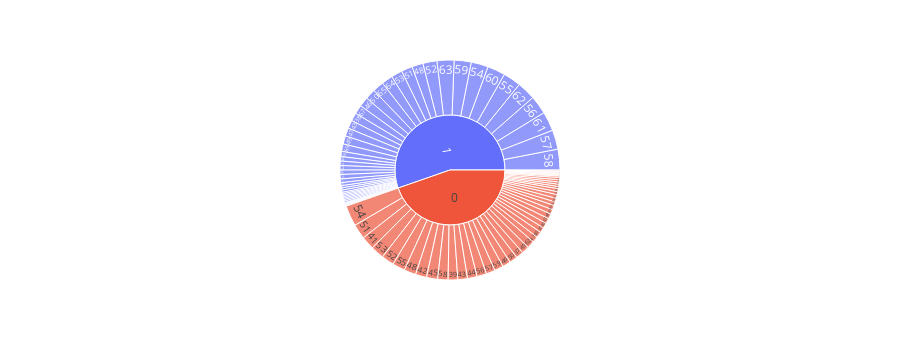

The notebook cell this image was saved under:
### Code cell
# We can chnage it by clicking on 1 and 0
px.sunburst(heart_df, path = ['HeartDisease' , 'Age'])

### Figure 1 — Plotly figure (JSON) as saved in the notebook; plotly's stock layout.template omitted (floating-point values rounded to 4 significant figures)
{"data": [{"branchvalues": "total", "domain": {"x": [0, 1], "y": [0, 1]}, "hovertemplate": "labels=%{label}<br>count=%{value}<br>parent=%{parent}<br>id=%{id}<extra></extra>", "ids": ["0/28", "0/29", "0/30", "0/31", "1/31", "0/32", "1/32", "0/33", "1/33", "0/34", "1/34", "0/35", "1/35", "0/36", "1/36", "0/37", "1/37", "0/38", "1/38", "0/39", "1/39", "0/40", "1/40", "0/41", "1/41", "0/42", "1/42", "0/43", "1/43", "0/44", "1/44", "0/45", "1/45", "0/46", "1/46", "0/47", "1/47", "0/48", "1/48", "0/49", "1/49", "0/50", "1/50", "0/51", "1/51", "0/52", "1/52", "0/53", "1/53", "0/54", "1/54", "0/55", "1/55", "0/56", "1/56", "0/57", "1/57", "0/58", "1/58", "0/59", "1/59", "0/60", "1/60", "0/61", "1/61", "0/62", "1/62", "0/63", "1/63", "0/64", "1/64", "0/65", "1/65", "0/66", "1/66", "0/67", "1/67", "0/68", "1/68", "0/69", "1/69", "0/70", "1/70", "0/71", "1/71", "0/72", "1/72", "1/73", "0/74", "1/74", "0/75", "1/75", "0/76", "1/76", "1/77", "0", "1"], "labels": ["28", "29", "30", "31", "31", "32", "32", "33", "33", "34", "34", "35", "35", "36", "36", "37", "37", "38", "38", "39", "39", "40", "40", "41", "41", "42", "42", "43", "43", "44", "44", "45", "45", "46", "46", "47", "47", "48", "48", "49", "49", "50", "50", "51", "51", "52", "52", "53", "53", "54", "54", "55", "55", "56", "56", "57", "57", "58", "58", "59", "59", "60", "60", "61", "61", "62", "62", "63", "63", "64", "64", "65", "65", "66", "66", "67", "67", "68", "68", "69", "69", "70", "70", "71", "71", "72", "72", "73", "74", "74", "75", "75", "76", "76", "77", "0", "1"], "name": "", "parents": ["0", "0", "0", "0", "1", "0", "1", "0", "1", "0", "1", "0", "1", "0", "1", "0", "1", "0", "1", "0", "1", "0", "1", "0", "1", "0", "1", "0", "1", "0", "1", "0", "1", "0", "1", "0", "1", "0", "1", "0", "1", "0", "1", "0", "1", "0", "1", "0", "1", "0", "1", "0", "1", "0", "1", "0", "1", "0", "1", "0", "1", "0", "1", "0", "1", "0", "1", "0", "1", "0", "1", "0", "1", "0", "1", "0", "1", "0", "1", "0", "1", "0", "1", "0", "1", "0", "1", "1", "0", "1", "0", "1", "0", "1", "1", "", ""], "type": "sunburst", "values": [1, 3, 1, 1, 1, 3, 2, 1, 1, 5, 2, 7, 4, 4, 2, 10, 1, 5, 11, 13, 2, 7, 6, 18, 6, 15, 3, 13, 11, 13, 6, 15, 3, 11, 13, 8, 11, 16, 15, 10, 11, 11, 14, 20, 15, 17, 19, 18, 15, 28, 23, 17, 24, 13, 25, 12, 26, 14, 28, 12, 23, 8, 24, 5, 26, 10, 25, 7, 23, 7, 15, 6, 15, 6, 7, 3, 12, 4, 6, 3, 10, 1, 6, 3, 2, 1, 3, 1, 2, 5, 1, 2, 1, 1, 2, 410, 508]}], "layout": {"height": 360, "legend": {"tracegroupgap": 0}, "margin": {"t": 60}}}
